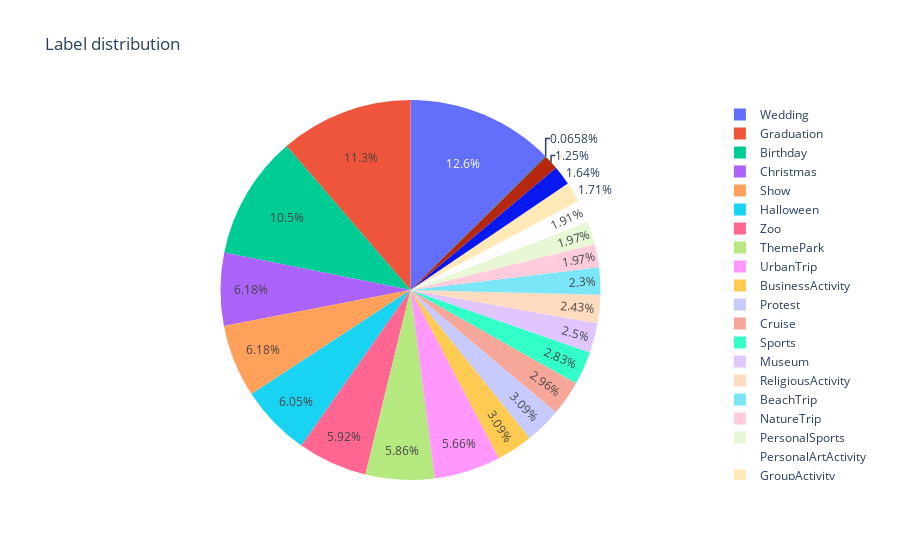

This figure's notebook cell:
### Code cell
fig = go.Figure(data=[go.Pie(labels=source.index,values=source.values)])
fig.update_layout(title='Label distribution')
fig.show()

### Figure 1 — Plotly figure (JSON) as saved in the notebook; plotly's stock layout.template omitted (floating-point values rounded to 4 significant figures)
{"data": [{"labels": ["Wedding", "Graduation", "Birthday", "Christmas", "Show", "Halloween", "Zoo", "ThemePark", "UrbanTrip", "BusinessActivity", "Protest", "Cruise", "Sports", "Museum", "ReligiousActivity", "BeachTrip", "NatureTrip", "PersonalSports", "PersonalArtActivity", "GroupActivity", "Architecture", "CasualFamilyGather", "PersonalMusicActivity"], "type": "pie", "values": [191, 172, 160, 94, 94, 92, 90, 89, 86, 47, 47, 45, 43, 38, 37, 35, 30, 30, 29, 26, 25, 19, 1]}], "layout": {"title": {"text": "Label distribution"}}}
